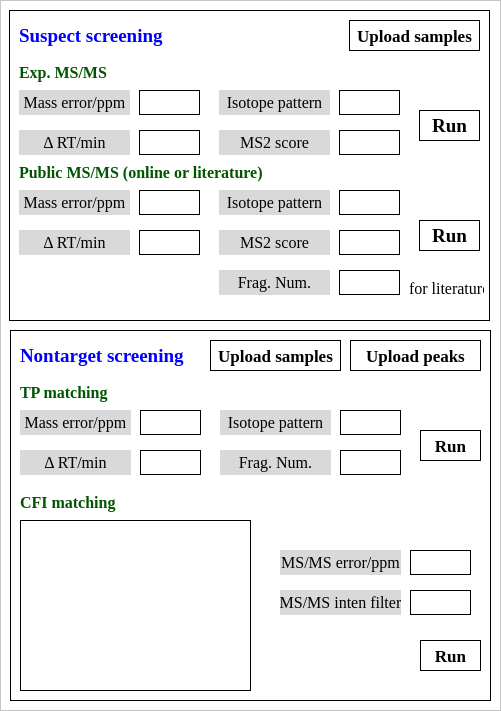
   <widget class="QFrame" name="frame_2">
    <property name="geometry">
     <rect>
      <x>10</x>
      <y>10</y>
      <width>501</width>
      <height>711</height>
     </rect>
    </property>
    <property name="styleSheet">
     <string notr="true">background-color: rgb(255, 255, 255)</string>
    </property>
    <property name="frameShape">
     <enum>QFrame::StyledPanel</enum>
    </property>
    <property name="frameShadow">
     <enum>QFrame::Raised</enum>
    </property>
    <widget class="QFrame" name="frame_4">
     <property name="geometry">
      <rect>
       <x>9</x>
       <y>10</y>
       <width>481</width>
       <height>311</height>
      </rect>
     </property>
     <property name="styleSheet">
      <string notr="true">border: 1px solid rgb(0, 0, 0);</string>
     </property>
     <property name="frameShape">
      <enum>QFrame::StyledPanel</enum>
     </property>
     <property name="frameShadow">
      <enum>QFrame::Raised</enum>
     </property>
     <widget class="QLabel" name="label_2">
      <property name="geometry">
       <rect>
        <x>10</x>
        <y>10</y>
        <width>170</width>
        <height>31</height>
       </rect>
      </property>
      <property name="font">
       <font>
        <family>Times New Roman</family>
        <pointsize>14</pointsize>
        <weight>75</weight>
        <bold>true</bold>
       </font>
      </property>
      <property name="styleSheet">
       <string notr="true">background-color:rgb(255, 255, 255);
color:rgb(0, 0, 255);
border: none;</string>
      </property>
      <property name="text">
       <string>Suspect screening</string>
      </property>
      <property name="alignment">
       <set>Qt::AlignLeading|Qt::AlignLeft|Qt::AlignVCenter</set>
      </property>
     </widget>
     <widget class="QPushButton" name="pushButton">
      <property name="geometry">
       <rect>
        <x>340</x>
        <y>10</y>
        <width>131</width>
        <height>31</height>
       </rect>
      </property>
      <property name="font">
       <font>
        <family>Times New Roman</family>
        <pointsize>13</pointsize>
        <weight>75</weight>
        <bold>true</bold>
       </font>
      </property>
      <property name="styleSheet">
       <string notr="true">background-color: rgb(0, 170, 0);
color:rgb(255, 255, 255);
border-style: outset; 
border: none;
border-radius:10px;
border-width: 2px; /* 设置边框宽度 */
QPushButton {
    : outset;
    border-width: 2px;
    background-color: rgb(0, 170, 0); 
    padding: 5px; 
}
QPushButton:pressed {
    border-style: inset; }
</string>
      </property>
      <property name="text">
       <string>Upload samples</string>
      </property>
     </widget>
     <widget class="QLabel" name="label_4">
      <property name="geometry">
       <rect>
        <x>10</x>
        <y>50</y>
        <width>110</width>
        <height>25</height>
       </rect>
      </property>
      <property name="font">
       <font>
        <family>Times New Roman</family>
        <pointsize>12</pointsize>
        <weight>75</weight>
        <bold>true</bold>
       </font>
      </property>
      <property name="styleSheet">
       <string notr="true">color: rgb(0, 85, 0);
border: none;</string>
      </property>
      <property name="text">
       <string>Exp. MS/MS</string>
      </property>
     </widget>
     <widget class="QLabel" name="label_5">
      <property name="geometry">
       <rect>
        <x>10</x>
        <y>80</y>
        <width>111</width>
        <height>25</height>
       </rect>
      </property>
      <property name="font">
       <font>
        <family>Times New Roman</family>
        <pointsize>12</pointsize>
       </font>
      </property>
      <property name="styleSheet">
       <string notr="true">background-color: rgb(217, 217, 217);
border: none;</string>
      </property>
      <property name="text">
       <string>Mass error/ppm</string>
      </property>
      <property name="alignment">
       <set>Qt::AlignCenter</set>
      </property>
     </widget>
     <widget class="QLabel" name="label_6">
      <property name="geometry">
       <rect>
        <x>10</x>
        <y>120</y>
        <width>111</width>
        <height>25</height>
       </rect>
      </property>
      <property name="font">
       <font>
        <family>Times New Roman</family>
        <pointsize>12</pointsize>
       </font>
      </property>
      <property name="styleSheet">
       <string notr="true">background-color: rgb(217, 217, 217);
border: none;</string>
      </property>
      <property name="text">
       <string>Δ RT/min</string>
      </property>
      <property name="alignment">
       <set>Qt::AlignCenter</set>
      </property>
     </widget>
     <widget class="QLabel" name="label_7">
      <property name="geometry">
       <rect>
        <x>210</x>
        <y>80</y>
        <width>111</width>
        <height>25</height>
       </rect>
      </property>
      <property name="font">
       <font>
        <family>Times New Roman</family>
        <pointsize>12</pointsize>
       </font>
      </property>
      <property name="styleSheet">
       <string notr="true">background-color: rgb(217, 217, 217);
border: none;</string>
      </property>
      <property name="text">
       <string>Isotope pattern</string>
      </property>
      <property name="alignment">
       <set>Qt::AlignCenter</set>
      </property>
     </widget>
     <widget class="QLabel" name="label_8">
      <property name="geometry">
       <rect>
        <x>210</x>
        <y>120</y>
        <width>111</width>
        <height>25</height>
       </rect>
      </property>
      <property name="font">
       <font>
        <family>Times New Roman</family>
        <pointsize>12</pointsize>
       </font>
      </property>
      <property name="styleSheet">
       <string notr="true">background-color: rgb(217, 217, 217);
border: none;</string>
      </property>
      <property name="text">
       <string>MS2 score</string>
      </property>
      <property name="alignment">
       <set>Qt::AlignCenter</set>
      </property>
     </widget>
     <widget class="QLineEdit" name="lineEdit">
      <property name="geometry">
       <rect>
        <x>130</x>
        <y>80</y>
        <width>61</width>
        <height>25</height>
       </rect>
      </property>
      <property name="font">
       <font>
        <family>Times New Roman</family>
        <pointsize>12</pointsize>
       </font>
      </property>
     </widget>
     <widget class="QLineEdit" name="lineEdit_2">
      <property name="geometry">
       <rect>
        <x>130</x>
        <y>120</y>
        <width>61</width>
        <height>25</height>
       </rect>
      </property>
      <property name="font">
       <font>
        <family>Times New Roman</family>
        <pointsize>12</pointsize>
       </font>
      </property>
     </widget>
     <widget class="QLineEdit" name="lineEdit_3">
      <property name="geometry">
       <rect>
        <x>330</x>
        <y>120</y>
        <width>61</width>
        <height>25</height>
       </rect>
      </property>
      <property name="font">
       <font>
        <family>Times New Roman</family>
        <pointsize>12</pointsize>
       </font>
      </property>
     </widget>
     <widget class="QLineEdit" name="lineEdit_4">
      <property name="geometry">
       <rect>
        <x>330</x>
        <y>80</y>
        <width>61</width>
        <height>25</height>
       </rect>
      </property>
      <property name="font">
       <font>
        <family>Times New Roman</family>
        <pointsize>12</pointsize>
       </font>
      </property>
     </widget>
     <widget class="QPushButton" name="pushButton_5">
      <property name="geometry">
       <rect>
        <x>410</x>
        <y>100</y>
        <width>61</width>
        <height>31</height>
       </rect>
      </property>
      <property name="font">
       <font>
        <family>Times New Roman</family>
        <pointsize>14</pointsize>
        <weight>75</weight>
        <bold>true</bold>
       </font>
      </property>
      <property name="styleSheet">
       <string notr="true">background-color: rgb(0, 170, 0);
color:rgb(255, 255, 255);
border-style: outset; 
border: none;
border-radius:10px;
border-width: 2px; /* 设置边框宽度 */
QPushButton {
    : outset;
    border-width: 2px;
    background-color: rgb(0, 170, 0); 
    padding: 5px; 
}
QPushButton:pressed {
    border-style: inset; }
</string>
      </property>
      <property name="text">
       <string>Run</string>
      </property>
     </widget>
     <widget class="QLabel" name="label_9">
      <property name="geometry">
       <rect>
        <x>10</x>
        <y>150</y>
        <width>244</width>
        <height>25</height>
       </rect>
      </property>
      <property name="font">
       <font>
        <family>Times New Roman</family>
        <pointsize>12</pointsize>
        <weight>75</weight>
        <bold>true</bold>
       </font>
      </property>
      <property name="styleSheet">
       <string notr="true">color: rgb(0, 85, 0);
border: none;</string>
      </property>
      <property name="text">
       <string>Public MS/MS (online or literature)</string>
      </property>
     </widget>
     <widget class="QLabel" name="label_10">
      <property name="geometry">
       <rect>
        <x>10</x>
        <y>180</y>
        <width>111</width>
        <height>25</height>
       </rect>
      </property>
      <property name="font">
       <font>
        <family>Times New Roman</family>
        <pointsize>12</pointsize>
       </font>
      </property>
      <property name="styleSheet">
       <string notr="true">background-color: rgb(217, 217, 217);
border: none;</string>
      </property>
      <property name="text">
       <string>Mass error/ppm</string>
      </property>
      <property name="alignment">
       <set>Qt::AlignCenter</set>
      </property>
     </widget>
     <widget class="QLabel" name="label_11">
      <property name="geometry">
       <rect>
        <x>10</x>
        <y>220</y>
        <width>111</width>
        <height>25</height>
       </rect>
      </property>
      <property name="font">
       <font>
        <family>Times New Roman</family>
        <pointsize>12</pointsize>
       </font>
      </property>
      <property name="styleSheet">
       <string notr="true">background-color: rgb(217, 217, 217);
border: none;</string>
      </property>
      <property name="text">
       <string>Δ RT/min</string>
      </property>
      <property name="alignment">
       <set>Qt::AlignCenter</set>
      </property>
     </widget>
     <widget class="QLineEdit" name="lineEdit_5">
      <property name="geometry">
       <rect>
        <x>130</x>
        <y>180</y>
        <width>61</width>
        <height>25</height>
       </rect>
      </property>
      <property name="font">
       <font>
        <family>Times New Roman</family>
        <pointsize>12</pointsize>
       </font>
      </property>
     </widget>
     <widget class="QLineEdit" name="lineEdit_6">
      <property name="geometry">
       <rect>
        <x>130</x>
        <y>220</y>
        <width>61</width>
        <height>25</height>
       </rect>
      </property>
      <property name="font">
       <font>
        <family>Times New Roman</family>
        <pointsize>12</pointsize>
       </font>
      </property>
     </widget>
     <widget class="QLabel" name="label_12">
      <property name="geometry">
       <rect>
        <x>210</x>
        <y>180</y>
        <width>111</width>
        <height>25</height>
       </rect>
      </property>
      <property name="font">
       <font>
        <family>Times New Roman</family>
        <pointsize>12</pointsize>
       </font>
      </property>
      <property name="styleSheet">
       <string notr="true">background-color: rgb(217, 217, 217);
border: none;</string>
      </property>
      <property name="text">
       <string>Isotope pattern</string>
      </property>
      <property name="alignment">
       <set>Qt::AlignCenter</set>
      </property>
     </widget>
     <widget class="QLabel" name="label_13">
      <property name="geometry">
       <rect>
        <x>210</x>
        <y>220</y>
        <width>111</width>
        <height>25</height>
       </rect>
      </property>
      <property name="font">
       <font>
        <family>Times New Roman</family>
        <pointsize>12</pointsize>
       </font>
      </property>
      <property name="styleSheet">
       <string notr="true">background-color: rgb(217, 217, 217);
border: none;</string>
      </property>
      <property name="text">
       <string>MS2 score</string>
      </property>
      <property name="alignment">
       <set>Qt::AlignCenter</set>
      </property>
     </widget>
     <widget class="QLineEdit" name="lineEdit_7">
      <property name="geometry">
       <rect>
        <x>330</x>
        <y>180</y>
        <width>61</width>
        <height>25</height>
       </rect>
      </property>
      <property name="font">
       <font>
        <family>Times New Roman</family>
        <pointsize>12</pointsize>
       </font>
      </property>
     </widget>
     <widget class="QLineEdit" name="lineEdit_8">
      <property name="geometry">
       <rect>
        <x>330</x>
        <y>220</y>
        <width>61</width>
        <height>25</height>
       </rect>
      </property>
      <property name="font">
       <font>
        <family>Times New Roman</family>
        <pointsize>12</pointsize>
       </font>
      </property>
     </widget>
     <widget class="QPushButton" name="pushButton_6">
      <property name="geometry">
       <rect>
        <x>410</x>
        <y>210</y>
        <width>61</width>
        <height>31</height>
       </rect>
      </property>
      <property name="font">
       <font>
        <family>Times New Roman</family>
        <pointsize>14</pointsize>
        <weight>75</weight>
        <bold>true</bold>
       </font>
      </property>
      <property name="styleSheet">
       <string notr="true">background-color: rgb(0, 170, 0);
color:rgb(255, 255, 255);
border-style: outset; 
border: none;
border-radius:10px;
border-width: 2px; /* 设置边框宽度 */
QPushButton {
    : outset;
    border-width: 2px;
    background-color: rgb(0, 170, 0); 
    padding: 5px; 
}
QPushButton:pressed {
    border-style: inset; }
</string>
      </property>
      <property name="text">
       <string>Run</string>
      </property>
     </widget>
     <widget class="QLabel" name="label_14">
      <property name="geometry">
       <rect>
        <x>210</x>
        <y>260</y>
        <width>111</width>
        <height>25</height>
       </rect>
      </property>
      <property name="font">
       <font>
        <family>Times New Roman</family>
        <pointsize>12</pointsize>
       </font>
      </property>
      <property name="styleSheet">
       <string notr="true">background-color: rgb(217, 217, 217);
border: none;</string>
      </property>
      <property name="text">
       <string>Frag. Num.</string>
      </property>
      <property name="alignment">
       <set>Qt::AlignCenter</set>
      </property>
     </widget>
     <widget class="QLineEdit" name="lineEdit_9">
      <property name="geometry">
       <rect>
        <x>330</x>
        <y>260</y>
        <width>61</width>
        <height>25</height>
       </rect>
      </property>
      <property name="font">
       <font>
        <family>Times New Roman</family>
        <pointsize>12</pointsize>
       </font>
      </property>
     </widget>
     <widget class="QLabel" name="label_15">
      <property name="geometry">
       <rect>
        <x>400</x>
        <y>270</y>
        <width>75</width>
        <height>16</height>
       </rect>
      </property>
      <property name="font">
       <font>
        <family>Times New Roman</family>
        <pointsize>12</pointsize>
        <weight>50</weight>
        <bold>false</bold>
       </font>
      </property>
      <property name="styleSheet">
       <string notr="true">color: rgb(0, 0, 0);
border: none;</string>
      </property>
      <property name="text">
       <string>for literature</string>
      </property>
     </widget>
    </widget>
    <widget class="QFrame" name="frame_6">
     <property name="geometry">
      <rect>
       <x>10</x>
       <y>330</y>
       <width>481</width>
       <height>371</height>
      </rect>
     </property>
     <property name="styleSheet">
      <string notr="true">border: 1px solid rgb(0, 0, 0);</string>
     </property>
     <property name="frameShape">
      <enum>QFrame::StyledPanel</enum>
     </property>
     <property name="frameShadow">
      <enum>QFrame::Raised</enum>
     </property>
     <widget class="QLabel" name="label_3">
      <property name="geometry">
       <rect>
        <x>10</x>
        <y>10</y>
        <width>170</width>
        <height>31</height>
       </rect>
      </property>
      <property name="font">
       <font>
        <family>Times New Roman</family>
        <pointsize>14</pointsize>
        <weight>75</weight>
        <bold>true</bold>
       </font>
      </property>
      <property name="styleSheet">
       <string notr="true">background-color:rgb(255, 255, 255);
color:rgb(0, 0, 255);
border: none;</string>
      </property>
      <property name="text">
       <string>Nontarget screening</string>
      </property>
      <property name="alignment">
       <set>Qt::AlignLeading|Qt::AlignLeft|Qt::AlignVCenter</set>
      </property>
     </widget>
     <widget class="QPushButton" name="pushButton_3">
      <property name="geometry">
       <rect>
        <x>200</x>
        <y>10</y>
        <width>131</width>
        <height>31</height>
       </rect>
      </property>
      <property name="font">
       <font>
        <family>Times New Roman</family>
        <pointsize>13</pointsize>
        <weight>75</weight>
        <bold>true</bold>
       </font>
      </property>
      <property name="styleSheet">
       <string notr="true">background-color: rgb(0, 170, 0);
color:rgb(255, 255, 255);
border-style: outset; 
border: none;
border-radius:10px;
border-width: 2px; /* 设置边框宽度 */
QPushButton {
    : outset;
    border-width: 2px;
    background-color: rgb(0, 170, 0); 
    padding: 5px; 
}
QPushButton:pressed {
    border-style: inset; }
</string>
      </property>
      <property name="text">
       <string>Upload samples</string>
      </property>
     </widget>
     <widget class="QPushButton" name="pushButton_4">
      <property name="geometry">
       <rect>
        <x>340</x>
        <y>10</y>
        <width>131</width>
        <height>31</height>
       </rect>
      </property>
      <property name="font">
       <font>
        <family>Times New Roman</family>
        <pointsize>13</pointsize>
        <weight>75</weight>
        <bold>true</bold>
       </font>
      </property>
      <property name="styleSheet">
       <string notr="true">background-color: rgb(0, 170, 0);
color:rgb(255, 255, 255);
border-style: outset; 
border: none;
border-radius:10px;
border-width: 2px; /* 设置边框宽度 */
QPushButton {
    : outset;
    border-width: 2px;
    background-color: rgb(0, 170, 0); 
    padding: 5px; 
}
QPushButton:pressed {
    border-style: inset; }
</string>
      </property>
      <property name="text">
       <string>Upload peaks</string>
      </property>
     </widget>
     <widget class="QLabel" name="label_16">
      <property name="geometry">
       <rect>
        <x>10</x>
        <y>50</y>
        <width>110</width>
        <height>25</height>
       </rect>
      </property>
      <property name="font">
       <font>
        <family>Times New Roman</family>
        <pointsize>12</pointsize>
        <weight>75</weight>
        <bold>true</bold>
       </font>
      </property>
      <property name="styleSheet">
       <string notr="true">color: rgb(0, 85, 0);
border: none;</string>
      </property>
      <property name="text">
       <string>TP matching</string>
      </property>
     </widget>
     <widget class="QLabel" name="label_17">
      <property name="geometry">
       <rect>
        <x>10</x>
        <y>80</y>
        <width>111</width>
        <height>25</height>
       </rect>
      </property>
      <property name="font">
       <font>
        <family>Times New Roman</family>
        <pointsize>12</pointsize>
       </font>
      </property>
      <property name="styleSheet">
       <string notr="true">background-color: rgb(217, 217, 217);
border: none;</string>
      </property>
      <property name="text">
       <string>Mass error/ppm</string>
      </property>
      <property name="alignment">
       <set>Qt::AlignCenter</set>
      </property>
     </widget>
     <widget class="QLineEdit" name="lineEdit_10">
      <property name="geometry">
       <rect>
        <x>130</x>
        <y>80</y>
        <width>61</width>
        <height>25</height>
       </rect>
      </property>
      <property name="font">
       <font>
        <family>Times New Roman</family>
        <pointsize>12</pointsize>
       </font>
      </property>
     </widget>
     <widget class="QLabel" name="label_18">
      <property name="geometry">
       <rect>
        <x>210</x>
        <y>80</y>
        <width>111</width>
        <height>25</height>
       </rect>
      </property>
      <property name="font">
       <font>
        <family>Times New Roman</family>
        <pointsize>12</pointsize>
       </font>
      </property>
      <property name="styleSheet">
       <string notr="true">background-color: rgb(217, 217, 217);
border: none;</string>
      </property>
      <property name="text">
       <string>Isotope pattern</string>
      </property>
      <property name="alignment">
       <set>Qt::AlignCenter</set>
      </property>
     </widget>
     <widget class="QLineEdit" name="lineEdit_11">
      <property name="geometry">
       <rect>
        <x>330</x>
        <y>80</y>
        <width>61</width>
        <height>25</height>
       </rect>
      </property>
      <property name="font">
       <font>
        <family>Times New Roman</family>
        <pointsize>12</pointsize>
       </font>
      </property>
     </widget>
     <widget class="QLabel" name="label_19">
      <property name="geometry">
       <rect>
        <x>10</x>
        <y>120</y>
        <width>111</width>
        <height>25</height>
       </rect>
      </property>
      <property name="font">
       <font>
        <family>Times New Roman</family>
        <pointsize>12</pointsize>
       </font>
      </property>
      <property name="styleSheet">
       <string notr="true">background-color: rgb(217, 217, 217);
border: none;</string>
      </property>
      <property name="text">
       <string>Δ RT/min</string>
      </property>
      <property name="alignment">
       <set>Qt::AlignCenter</set>
      </property>
     </widget>
     <widget class="QLineEdit" name="lineEdit_12">
      <property name="geometry">
       <rect>
        <x>130</x>
        <y>120</y>
        <width>61</width>
        <height>25</height>
       </rect>
      </property>
      <property name="font">
       <font>
        <family>Times New Roman</family>
        <pointsize>12</pointsize>
       </font>
      </property>
     </widget>
     <widget class="QLabel" name="label_20">
      <property name="geometry">
       <rect>
        <x>210</x>
        <y>120</y>
        <width>111</width>
        <height>25</height>
       </rect>
      </property>
      <property name="font">
       <font>
        <family>Times New Roman</family>
        <pointsize>12</pointsize>
       </font>
      </property>
      <property name="styleSheet">
       <string notr="true">background-color: rgb(217, 217, 217);
border: none;</string>
      </property>
      <property name="text">
       <string>Frag. Num.</string>
      </property>
      <property name="alignment">
       <set>Qt::AlignCenter</set>
      </property>
     </widget>
     <widget class="QLineEdit" name="lineEdit_13">
      <property name="geometry">
       <rect>
        <x>330</x>
        <y>120</y>
        <width>61</width>
        <height>25</height>
       </rect>
      </property>
      <property name="font">
       <font>
        <family>Times New Roman</family>
        <pointsize>12</pointsize>
       </font>
      </property>
     </widget>
     <widget class="QPushButton" name="pushButton_7">
      <property name="geometry">
       <rect>
        <x>410</x>
        <y>100</y>
        <width>61</width>
        <height>31</height>
       </rect>
      </property>
      <property name="font">
       <font>
        <family>Times New Roman</family>
        <pointsize>13</pointsize>
        <weight>75</weight>
        <bold>true</bold>
       </font>
      </property>
      <property name="styleSheet">
       <string notr="true">background-color: rgb(0, 170, 0);
color:rgb(255, 255, 255);
border-style: outset; 
border: none;
border-radius:10px;
border-width: 2px; /* 设置边框宽度 */
QPushButton {
    : outset;
    border-width: 2px;
    background-color: rgb(0, 170, 0); 
    padding: 5px; 
}
QPushButton:pressed {
    border-style: inset; }
</string>
      </property>
      <property name="text">
       <string>Run</string>
      </property>
     </widget>
     <widget class="QLabel" name="label_21">
      <property name="geometry">
       <rect>
        <x>10</x>
        <y>160</y>
        <width>110</width>
        <height>25</height>
       </rect>
      </property>
      <property name="font">
       <font>
        <family>Times New Roman</family>
        <pointsize>12</pointsize>
        <weight>75</weight>
        <bold>true</bold>
       </font>
      </property>
      <property name="styleSheet">
       <string notr="true">color: rgb(0, 85, 0);
border: none;</string>
      </property>
      <property name="text">
       <string>CFI matching</string>
      </property>
     </widget>
     <widget class="QPushButton" name="pushButton_9">
      <property name="geometry">
       <rect>
        <x>410</x>
        <y>310</y>
        <width>61</width>
        <height>31</height>
       </rect>
      </property>
      <property name="font">
       <font>
        <family>Times New Roman</family>
        <pointsize>13</pointsize>
        <weight>75</weight>
        <bold>true</bold>
       </font>
      </property>
      <property name="styleSheet">
       <string notr="true">background-color: rgb(0, 170, 0);
color:rgb(255, 255, 255);
border-style: outset; 
border: none;
border-radius:10px;
border-width: 2px; /* 设置边框宽度 */
QPushButton {
    : outset;
    border-width: 2px;
    background-color: rgb(0, 170, 0); 
    padding: 5px; 
}
QPushButton:pressed {
    border-style: inset; }
</string>
      </property>
      <property name="text">
       <string>Run</string>
      </property>
     </widget>
     <widget class="QLabel" name="label_22">
      <property name="geometry">
       <rect>
        <x>270</x>
        <y>220</y>
        <width>121</width>
        <height>25</height>
       </rect>
      </property>
      <property name="font">
       <font>
        <family>Times New Roman</family>
        <pointsize>12</pointsize>
       </font>
      </property>
      <property name="styleSheet">
       <string notr="true">background-color: rgb(217, 217, 217);
border: none;</string>
      </property>
      <property name="text">
       <string>MS/MS error/ppm</string>
      </property>
      <property name="alignment">
       <set>Qt::AlignCenter</set>
      </property>
     </widget>
     <widget class="QLabel" name="label_23">
      <property name="geometry">
       <rect>
        <x>270</x>
        <y>260</y>
        <width>121</width>
        <height>25</height>
       </rect>
      </property>
      <property name="font">
       <font>
        <family>Times New Roman</family>
        <pointsize>12</pointsize>
       </font>
      </property>
      <property name="styleSheet">
       <string notr="true">background-color: rgb(217, 217, 217);
border: none;</string>
      </property>
      <property name="text">
       <string>MS/MS inten filter</string>
      </property>
      <property name="alignment">
       <set>Qt::AlignCenter</set>
      </property>
     </widget>
     <widget class="QLineEdit" name="lineEdit_14">
      <property name="geometry">
       <rect>
        <x>400</x>
        <y>220</y>
        <width>61</width>
        <height>25</height>
       </rect>
      </property>
      <property name="font">
       <font>
        <family>Times New Roman</family>
        <pointsize>12</pointsize>
       </font>
      </property>
     </widget>
     <widget class="QLineEdit" name="lineEdit_15">
      <property name="geometry">
       <rect>
        <x>400</x>
        <y>260</y>
        <width>61</width>
        <height>25</height>
       </rect>
      </property>
      <property name="font">
       <font>
        <family>Times New Roman</family>
        <pointsize>12</pointsize>
       </font>
      </property>
     </widget>
     <widget class="QTableWidget" name="tableWidget_2">
      <property name="geometry">
       <rect>
        <x>10</x>
        <y>190</y>
        <width>231</width>
        <height>171</height>
       </rect>
      </property>
     </widget>
    </widget>
   </widget>
